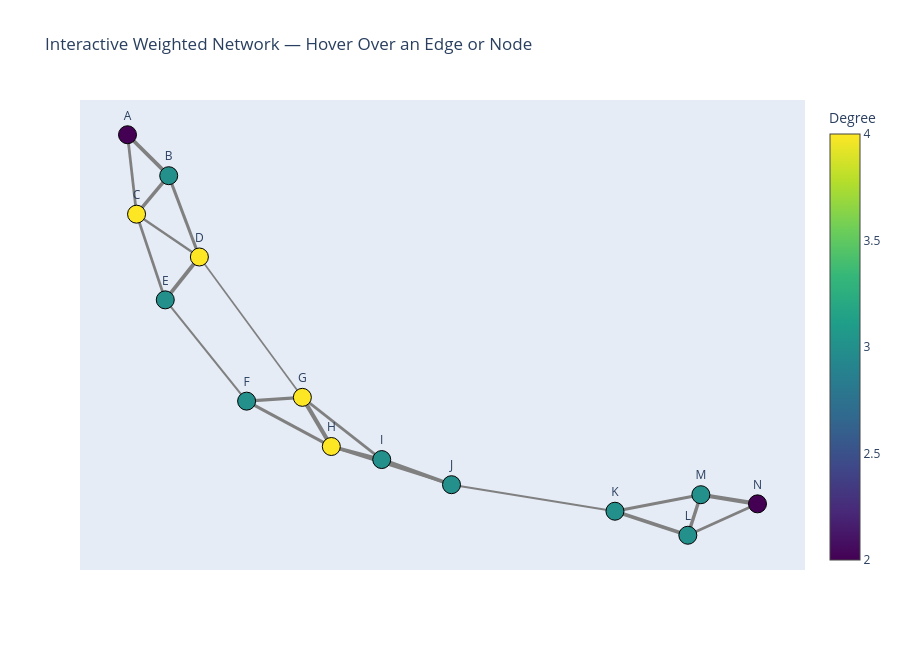

The notebook cell this image was saved under:
### Markdown cell above
### Optional interactive improvement: show edge weights on hover

The previous Plotly chart puts all edges into one trace for efficiency. To make each edge individually hoverable, we can instead create a separate trace per edge. This is suitable for small networks, but can become slow for very large graphs.

### Code cell
fig = go.Figure()

# Add each edge as its own trace, with its weight in the hover text
for u, v, data in G.edges(data=True):
    x0, y0 = pos[u]
    x1, y1 = pos[v]
    weight = data["weight"]

    fig.add_trace(go.Scatter(
        x=[x0, x1],
        y=[y0, y1],
        mode="lines",
        line=dict(width=1 + weight * 0.35, color="gray"),
        hovertemplate=f"{u} — {v}<br>Interaction weight: {weight}<extra></extra>",
        showlegend=False
    ))

# Add nodes on top of the edges
fig.add_trace(go.Scatter(
    x=node_x,
    y=node_y,
    mode="markers+text",
    text=node_labels,
    textposition="top center",
    hovertext=hover_text,
    hoverinfo="text",
    marker=dict(
        size=18,
        color=node_degrees,
        colorscale="Viridis",
        showscale=True,
        colorbar=dict(title="Degree"),
        line=dict(width=1, color="black")
    ),
    showlegend=False
))

fig.update_layout(
    title="Interactive Weighted Network — Hover Over an Edge or Node",
    hovermode="closest",
    xaxis=dict(visible=False),
    yaxis=dict(visible=False),
    height=650
)
fig.show()

### Figure 1 — Plotly figure (JSON) as saved in the notebook; plotly's stock layout.template omitted (floating-point values rounded to 4 significant figures)
{"data": [{"hovertemplate": "A — B<br>Interaction weight: 8<extra></extra>", "line": {"color": "gray", "width": 3.8}, "mode": "lines", "showlegend": false, "type": "scatter", "x": [-0.6539, -0.5457], "y": [0.6978, 0.5812]}, {"hovertemplate": "A — C<br>Interaction weight: 5<extra></extra>", "line": {"color": "gray", "width": 2.75}, "mode": "lines", "showlegend": false, "type": "scatter", "x": [-0.6539, -0.6301], "y": [0.6978, 0.4716]}, {"hovertemplate": "B — C<br>Interaction weight: 7<extra></extra>", "line": {"color": "gray", "width": 3.45}, "mode": "lines", "showlegend": false, "type": "scatter", "x": [-0.5457, -0.6301], "y": [0.5812, 0.4716]}, {"hovertemplate": "B — D<br>Interaction weight: 6<extra></extra>", "line": {"color": "gray", "width": 3.1}, "mode": "lines", "showlegend": false, "type": "scatter", "x": [-0.5457, -0.4652], "y": [0.5812, 0.3496]}, {"hovertemplate": "C — D<br>Interaction weight: 4<extra></extra>", "line": {"color": "gray", "width": 2.4}, "mode": "lines", "showlegend": false, "type": "scatter", "x": [-0.6301, -0.4652], "y": [0.4716, 0.3496]}, {"hovertemplate": "C — E<br>Interaction weight: 5<extra></extra>", "line": {"color": "gray", "width": 2.75}, "mode": "lines", "showlegend": false, "type": "scatter", "x": [-0.6301, -0.5547], "y": [0.4716, 0.2275]}, {"hovertemplate": "D — E<br>Interaction weight: 8<extra></extra>", "line": {"color": "gray", "width": 3.8}, "mode": "lines", "showlegend": false, "type": "scatter", "x": [-0.4652, -0.5547], "y": [0.3496, 0.2275]}, {"hovertemplate": "D — G<br>Interaction weight: 2<extra></extra>", "line": {"color": "gray", "width": 1.7}, "mode": "lines", "showlegend": false, "type": "scatter", "x": [-0.4652, -0.1948], "y": [0.3496, -0.0503]}, {"hovertemplate": "E — F<br>Interaction weight: 3<extra></extra>", "line": {"color": "gray", "width": 2.05}, "mode": "lines", "showlegend": false, "type": "scatter", "x": [-0.5547, -0.3412], "y": [0.2275, -0.06107]}, {"hovertemplate": "F — G<br>Interaction weight: 7<extra></extra>", "line": {"color": "gray", "width": 3.45}, "mode": "lines", "showlegend": false, "type": "scatter", "x": [-0.3412, -0.1948], "y": [-0.06107, -0.0503]}, {"hovertemplate": "F — H<br>Interaction weight: 6<extra></extra>", "line": {"color": "gray", "width": 3.1}, "mode": "lines", "showlegend": false, "type": "scatter", "x": [-0.3412, -0.1188], "y": [-0.06107, -0.1903]}, {"hovertemplate": "G — H<br>Interaction weight: 9<extra></extra>", "line": {"color": "gray", "width": 4.15}, "mode": "lines", "showlegend": false, "type": "scatter", "x": [-0.1948, -0.1188], "y": [-0.0503, -0.1903]}, {"hovertemplate": "G — I<br>Interaction weight: 5<extra></extra>", "line": {"color": "gray", "width": 2.75}, "mode": "lines", "showlegend": false, "type": "scatter", "x": [-0.1948, 0.01353], "y": [-0.0503, -0.2275]}, {"hovertemplate": "H — I<br>Interaction weight: 7<extra></extra>", "line": {"color": "gray", "width": 3.45}, "mode": "lines", "showlegend": false, "type": "scatter", "x": [-0.1188, 0.01353], "y": [-0.1903, -0.2275]}, {"hovertemplate": "H — J<br>Interaction weight: 4<extra></extra>", "line": {"color": "gray", "width": 2.4}, "mode": "lines", "showlegend": false, "type": "scatter", "x": [-0.1188, 0.1967], "y": [-0.1903, -0.2991]}, {"hovertemplate": "I — J<br>Interaction weight: 8<extra></extra>", "line": {"color": "gray", "width": 3.8}, "mode": "lines", "showlegend": false, "type": "scatter", "x": [0.01353, 0.1967], "y": [-0.2275, -0.2991]}, {"hovertemplate": "J — K<br>Interaction weight: 3<extra></extra>", "line": {"color": "gray", "width": 2.05}, "mode": "lines", "showlegend": false, "type": "scatter", "x": [0.1967, 0.6258], "y": [-0.2991, -0.3747]}, {"hovertemplate": "K — L<br>Interaction weight: 8<extra></extra>", "line": {"color": "gray", "width": 3.8}, "mode": "lines", "showlegend": false, "type": "scatter", "x": [0.6258, 0.8171], "y": [-0.3747, -0.4432]}, {"hovertemplate": "K — M<br>Interaction weight: 6<extra></extra>", "line": {"color": "gray", "width": 3.1}, "mode": "lines", "showlegend": false, "type": "scatter", "x": [0.6258, 0.8513], "y": [-0.3747, -0.3277]}, {"hovertemplate": "L — M<br>Interaction weight: 7<extra></extra>", "line": {"color": "gray", "width": 3.45}, "mode": "lines", "showlegend": false, "type": "scatter", "x": [0.8171, 0.8513], "y": [-0.4432, -0.3277]}, {"hovertemplate": "L — N<br>Interaction weight: 5<extra></extra>", "line": {"color": "gray", "width": 2.75}, "mode": "lines", "showlegend": false, "type": "scatter", "x": [0.8171, 1], "y": [-0.4432, -0.3537]}, {"hovertemplate": "M — N<br>Interaction weight: 9<extra></extra>", "line": {"color": "gray", "width": 4.15}, "mode": "lines", "showlegend": false, "type": "scatter", "x": [0.8513, 1], "y": [-0.3277, -0.3537]}, {"hoverinfo": "text", "hovertext": ["Node: A<br>Degree: 2<br>Weighted degree: 13", "Node: B<br>Degree: 3<br>Weighted degree: 21", "Node: C<br>Degree: 4<br>Weighted degree: 21", "Node: D<br>Degree: 4<br>Weighted degree: 20", "Node: E<br>Degree: 3<br>Weighted degree: 16", "Node: F<br>Degree: 3<br>Weighted degree: 16", "Node: G<br>Degree: 4<br>Weighted degree: 23", "Node: H<br>Degree: 4<br>Weighted degree: 26", "Node: I<br>Degree: 3<br>Weighted degree: 20", "Node: J<br>Degree: 3<br>Weighted degree: 15", "Node: K<br>Degree: 3<br>Weighted degree: 17", "Node: L<br>Degree: 3<br>Weighted degree: 20", "Node: M<br>Degree: 3<br>Weighted degree: 22", "Node: N<br>Degree: 2<br>Weighted degree: 14"], "marker": {"color": [2, 3, 4, 4, 3, 3, 4, 4, 3, 3, 3, 3, 3, 2], "colorbar": {"title": {"text": "Degree"}}, "colorscale": [[0, "#440154"], [0.1111, "#482878"], [0.2222, "#3e4989"], [0.3333, "#31688e"], [0.4444, "#26828e"], [0.5556, "#1f9e89"], [0.6667, "#35b779"], [0.7778, "#6ece58"], [0.8889, "#b5de2b"], [1, "#fde725"]], "line": {"color": "black", "width": 1}, "showscale": true, "size": 18}, "mode": "markers+text", "showlegend": false, "text": ["A", "B", "C", "D", "E", "F", "G", "H", "I", "J", "K", "L", "M", "N"], "textposition": "top center", "type": "scatter", "x": [-0.6539, -0.5457, -0.6301, -0.4652, -0.5547, -0.3412, -0.1948, -0.1188, 0.01353, 0.1967, 0.6258, 0.8171, 0.8513, 1], "y": [0.6978, 0.5812, 0.4716, 0.3496, 0.2275, -0.06107, -0.0503, -0.1903, -0.2275, -0.2991, -0.3747, -0.4432, -0.3277, -0.3537]}], "layout": {"height": 650, "hovermode": "closest", "title": {"text": "Interactive Weighted Network — Hover Over an Edge or Node"}, "xaxis": {"visible": false}, "yaxis": {"visible": false}}}
